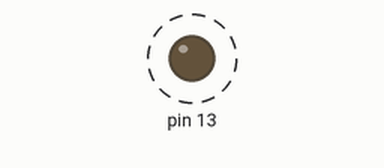
Bench run of a sketch on a simulated Arduino Uno, built with avr-gcc and run on an emulated ATmega328P. On the bench: output pins drawn as LEDs (lit = HIGH). Dashed ring = blinking.

Above: at 0.2 s.
Timing chart, 0 to 3.0 s (numbered marks = the images above):
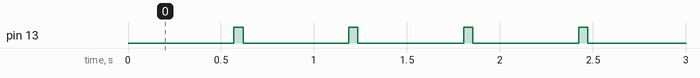

Measured:
- by itself, pin 13: alternates HIGH for 0.05 s and LOW for 0.57 s

The sketch:

Transmitter.ino
```cpp
#include <IRremote.h>

IRsend irsend;

void setup(){
  pinMode(13, OUTPUT);
  digitalWrite(13,0);
}

void loop(){
    irsend.sendNEC(0xAAAA4444, 32); //harus 8 digit
    delay(500);

    digitalWrite(13,1);   //untuk indikator mengirim sinyal
    delay(50);
    digitalWrite(13,0);
}
```
